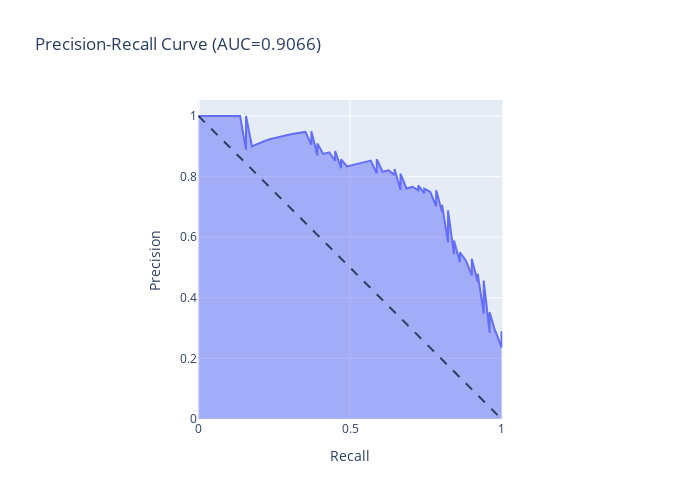

Notebook cell for this chart:
### Code cell
model4 = DissidentModelWrapper.load("BertTypeClassifier").model

precision, recall, thresholds = precision_recall_curve(y_test, model4.predict_proba(X_test)[:,1])

fig = px.area(
    x=recall, y=precision,
    title=f'Precision-Recall Curve (AUC={auc(fpr, tpr):.4f})',
    labels=dict(x='Recall', y='Precision'),
    width=700, height=500,
)
fig.add_shape(
    type='line', line=dict(dash='dash'),
    x0=0, x1=1, y0=1, y1=0,
)
fig.update_yaxes(scaleanchor="x", scaleratio=1)
fig.update_xaxes(constrain='domain')

### Figure 1 — Plotly figure (JSON) as saved in the notebook; plotly's stock layout.template omitted (floating-point values rounded to 4 significant figures; data arrays with more than 128 entries replaced by an {"elided": "..."} marker saying what was removed)
{"data": [{"fillpattern": {"shape": ""}, "hovertemplate": "Recall=%{x}<br>Precision=%{y}<extra></extra>", "legendgroup": "", "line": {"color": "#636efa"}, "marker": {"symbol": "circle"}, "mode": "lines", "name": "", "orientation": "v", "showlegend": false, "stackgroup": "1", "type": "scatter", "x": {"elided": "217 float values"}, "xaxis": "x", "y": {"elided": "217 float values"}, "yaxis": "y"}], "layout": {"height": 500, "legend": {"tracegroupgap": 0}, "shapes": [{"line": {"dash": "dash"}, "type": "line", "x0": 0, "x1": 1, "y0": 1, "y1": 0}], "title": {"text": "Precision-Recall Curve (AUC=0.9066)"}, "width": 700, "xaxis": {"anchor": "y", "constrain": "domain", "domain": [0, 1], "title": {"text": "Recall"}}, "yaxis": {"anchor": "x", "domain": [0, 1], "scaleanchor": "x", "scaleratio": 1, "title": {"text": "Precision"}}}}
